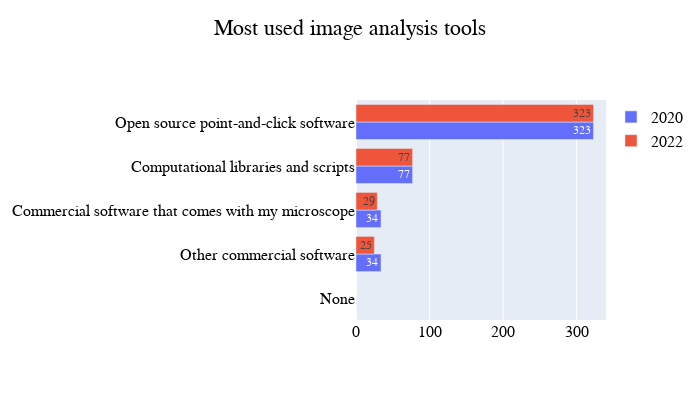

The cell this chart's notebook holds for it:
### Code cell
#using the following instead of teh value counts since the legends couldn't be shortened 
most_used_2021['Commercial software that comes with my microscope'] = most_used_2021['most_used_tools'].apply(lambda x:True if x == 'Commercial software that comes with my microscope (ie Columbus, Elements, Softworx, etc)' else False)
most_used_2021['Other commercial software'] = most_used_2021['most_used_tools'].apply(lambda x: True if x == 'Other commercial software (Imaris, Volocity, etc)' else False)
most_used_2021['Open source point-and-click software'] = most_used_2021['most_used_tools'].apply(lambda x: True if x == 'Open source point-and-click software (ImageJ, FIJI, Icy, CellProfiler, etc)'else False)
most_used_2021['Computational libraries and scripts'] = most_used_2021['most_used_tools'].apply(lambda x:True if x == 'Computational libraries and scripts (scikit-image, MATLAB, etc)' else False)
most_used_2021['None'] = most_used_2021['most_used_tools'].apply(lambda x:True if x == 'None' else False)
most_used_2021_subset = most_used_2021.iloc[:, 1:6]
most_used_2021_subset

#creating a subset
most_used_2021_df = pd.DataFrame(most_used_2021_subset.sum())
most_used_2021_df = most_used_2021_df.reset_index()
most_used_2021_df = most_used_2021_df.rename(columns={'index':'tools', 0 :'counts'})
most_used_2021_df

#comparing with 2022
most_used_21_22 = go.Figure()

most_used_21_22.add_trace(go.Bar(name='2020', x= most_used_2021_df['counts'], y=most_used_2021_df['tools'], orientation='h', text=most_used_2021_df['counts']))
most_used_21_22.add_trace(go.Bar(name='2022', x=most_2022_df['counts'], y=most_2022_df.index, orientation='h', text=most_2022_df['counts']))
most_used_21_22.update_layout(title = 'Most used image analysis tools', title_x=0.5,title_y = 0.95, width=700, height=400)
most_used_21_22.update_layout(font=dict(family='Helvetica', color="Black", size=16), legend=dict(title_font_family = 'Helvetica', font=dict(size=16, color="Black")))
most_used_21_22.update_yaxes(categoryorder='total ascending')

### Figure 1 — Plotly figure (JSON) as saved in the notebook; plotly's stock layout.template omitted (floating-point values rounded to 4 significant figures)
{"data": [{"name": "2020", "orientation": "h", "text": [34, 34, 323, 77, 0], "type": "bar", "x": [34, 34, 323, 77, 0], "y": ["Commercial software that comes with my microscope", "Other commercial software", "Open source point-and-click software", "Computational libraries and scripts", "None"]}, {"name": "2022", "orientation": "h", "text": [25, 77, 29, 323], "type": "bar", "x": [25, 77, 29, 323], "y": ["Other commercial software", "Computational libraries and scripts", "Commercial software that comes with my microscope", "Open source point-and-click software"]}], "layout": {"font": {"color": "Black", "family": "Helvetica", "size": 16}, "height": 400, "legend": {"font": {"color": "Black", "size": 16}, "title": {"font": {"family": "Helvetica"}}}, "title": {"text": "Most used image analysis tools", "x": 0.5, "y": 0.95}, "width": 700, "yaxis": {"categoryorder": "total ascending"}}}
